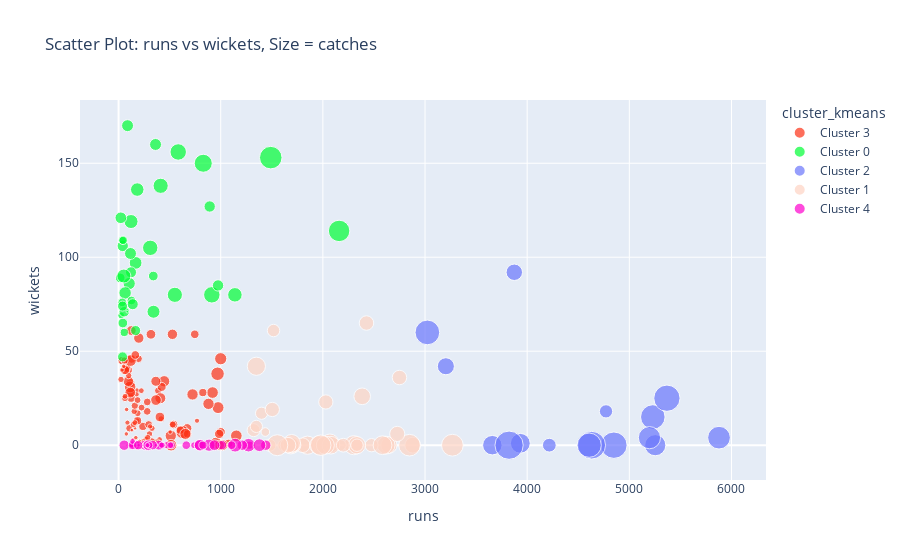

Notebook source saved alongside this figure:
### Code cell
plot_clusters('runs','wickets','cluster_kmeans','catches')

### Figure 1 — Plotly figure (JSON) as saved in the notebook; plotly's stock layout.template omitted (floating-point values rounded to 4 significant figures)
{"data": [{"customdata": [["A Ashish Reddy"], ["A Kumble"], ["A Symonds"], ["AA Jhunjhunwala"], ["AB Agarkar"], ["AD Mascarenhas"], ["AD Mathews"], ["AJ Tye"], ["AL Menaria"], ["AM Nayar"], ["AS Raut"], ["Abhishek Sharma"], ["Ankit Sharma"], ["Azhar Mahmood"], ["B Akhil"], ["B Chipli"], ["B Lee"], ["BA Stokes"], ["BCJ Cutting"], ["Bipul Sharma"], ["C Munro"], ["C de Grandhomme"], ["CJ Anderson"], ["CL White"], ["CR Brathwaite"], ["CR Woakes"], ["DB Ravi Teja"], ["DJ Hooda"], ["DJG Sammy"], ["DL Chahar"], ["DL Vettori"], ["DT Christian"], ["FY Fazal"], ["GH Vihari"], ["Gurkeerat Singh"], ["HV Patel"], ["Iqbal Abdulla"], ["J Botha"], ["JC Archer"], ["JD Ryder"], ["JDP Oram"], ["JEC Franklin"], ["JP Faulkner"], ["JR Hopes"], ["K Goel"], ["K Gowtham"], ["K Rabada"], ["KH Pandya"], ["KK Cooper"], ["KP Pietersen"], ["KV Sharma"], ["Kuldeep Yadav"], ["LMP Simmons"], ["LR Shukla"], ["LRPL Taylor"], ["M Kartik"], ["M Manhas"], ["MA Starc"], ["MC Henriques"], ["MF Maharoof"], ["MM Ali"], ["MN Samuels"], ["MP Stoinis"], ["MR Marsh"], ["MS Gony"], ["Mohammad Nabi"], ["NLTC Perera"], ["NM Coulter-Nile"], ["P Negi"], ["PC Valthaty"], ["PJ Cummins"], ["PJ Sangwan"], ["R Dhawan"], ["R McLaren"], ["R Parag"], ["R Sathish"], ["R Sharma"], ["R Tewatia"], ["RA Tripathi"], ["RE van der Merwe"], ["RJ Harris"], ["RN ten Doeschate"], ["RS Bopara"], ["S Aravind"], ["S Dube"], ["S Gopal"], ["S Sreesanth"], ["SB Styris"], ["SK Warne"], ["SM Curran"], ["SN Khan"], ["ST Jayasuriya"], ["STR Binny"], ["Shakib Al Hasan"], ["TG Southee"], ["TL Suman"], ["TM Dilshan"], ["TM Head"], ["V Shankar"], ["VR Aaron"], ["WD Parnell"], ["WPUJC Vaas"], ["Washington Sundar"], ["Y Nagar"], ["Y Venugopal Rao"]], "hovertemplate": "cluster_kmeans=Cluster 3<br>runs=%{x}<br>wickets=%{y}<br>catches=%{marker.size}<br>name=%{customdata[0]}<extra></extra>", "legendgroup": "Cluster 3", "marker": {"color": "#FD3216", "size": [9, 10, 21, 10, 5, 3, 19, 7, 5, 13, 9, 3, 4, 8, 3, 3, 10, 20, 10, 7, 4, 6, 11, 22, 5, 7, 11, 25, 9, 7, 11, 19, 6, 6, 19, 12, 14, 18, 9, 10, 8, 6, 16, 6, 9, 10, 14, 22, 12, 12, 14, 13, 10, 14, 18, 20, 20, 16, 27, 4, 4, 2, 10, 7, 6, 6, 12, 10, 15, 3, 5, 6, 6, 5, 6, 6, 12, 17, 15, 8, 20, 8, 7, 8, 3, 11, 3, 2, 16, 9, 4, 4, 19, 11, 17, 10, 20, 3, 18, 3, 5, 0, 7, 6, 13], "sizemode": "area", "sizeref": 0.295, "symbol": "circle"}, "mode": "markers", "name": "Cluster 3", "orientation": "v", "showlegend": true, "type": "scatter", "x": [280, 35, 974, 217, 179, 79, 724, 91, 401, 672, 194, 143, 87, 388, 76, 280, 124, 920, 238, 187, 177, 303, 538, 954, 181, 63, 375, 625, 295, 78, 121, 446, 183, 284, 511, 128, 88, 409, 195, 604, 106, 327, 527, 417, 218, 186, 125, 1000, 116, 1001, 317, 57, 1079, 405, 1017, 113, 514, 96, 969, 177, 309, 161, 825, 225, 99, 146, 422, 77, 365, 505, 223, 24, 153, 159, 246, 270, 66, 366, 988, 159, 117, 326, 531, 59, 169, 164, 34, 131, 198, 281, 441, 768, 880, 746, 115, 676, 1153, 205, 654, 50, 63, 81, 186, 285, 985], "xaxis": "x", "y": [18, 45, 20, 1, 29, 19, 27, 40, 3, 9, 0, 3, 12, 29, 6, 0, 25, 28, 10, 17, 0, 6, 11, 1, 13, 25, 1, 7, 11, 45, 28, 34, 0, 1, 5, 46, 40, 25, 46, 8, 9, 9, 59, 14, 0, 13, 61, 46, 33, 7, 59, 40, 1, 15, 0, 31, 0, 34, 38, 27, 10, 9, 28, 20, 37, 11, 31, 41, 34, 7, 29, 35, 18, 12, 2, 3, 40, 24, 0, 21, 45, 2, 11, 45, 4, 48, 40, 8, 57, 23, 0, 13, 22, 59, 28, 6, 5, 2, 6, 42, 26, 18, 24, 4, 6], "yaxis": "y"}, {"customdata": [["A Mishra"], ["A Nehra"], ["AB Dinda"], ["AR Patel"], ["B Kumar"], ["CH Morris"], ["DJ Bravo"], ["DS Kulkarni"], ["DW Steyn"], ["Harbhajan Singh"], ["I Sharma"], ["IK Pathan"], ["JA Morkel"], ["JD Unadkat"], ["JJ Bumrah"], ["L Balaji"], ["M Morkel"], ["MG Johnson"], ["MJ McClenaghan"], ["MM Patel"], ["MM Sharma"], ["Mohammed Shami"], ["P Kumar"], ["PP Chawla"], ["PP Ojha"], ["R Ashwin"], ["R Bhatia"], ["R Vinay Kumar"], ["RA Jadeja"], ["RP Singh"], ["Rashid Khan"], ["S Nadeem"], ["SK Trivedi"], ["SL Malinga"], ["SP Narine"], ["Sandeep Sharma"], ["UT Yadav"], ["YS Chahal"], ["Z Khan"]], "hovertemplate": "cluster_kmeans=Cluster 0<br>runs=%{x}<br>wickets=%{y}<br>catches=%{marker.size}<br>name=%{customdata[0]}<extra></extra>", "legendgroup": "Cluster 0", "marker": {"color": "#00FE35", "size": [21, 19, 7, 40, 27, 34, 75, 22, 24, 48, 16, 31, 19, 23, 9, 11, 11, 15, 1, 15, 18, 10, 14, 40, 14, 34, 25, 35, 68, 29, 18, 15, 14, 21, 19, 11, 29, 20, 21], "sizemode": "area", "sizeref": 0.295, "symbol": "circle"}, "mode": "markers", "name": "Cluster 0", "orientation": "v", "showlegend": true, "type": "scatter", "x": [362, 41, 26, 913, 183, 551, 1490, 104, 167, 829, 55, 1139, 974, 64, 40, 36, 126, 167, 85, 39, 122, 56, 340, 584, 16, 412, 342, 310, 2159, 52, 139, 39, 42, 88, 892, 44, 122, 22, 117], "xaxis": "x", "y": [160, 106, 69, 80, 136, 80, 153, 86, 97, 150, 71, 80, 85, 81, 109, 76, 77, 61, 71, 74, 92, 60, 90, 156, 89, 138, 71, 105, 114, 90, 75, 47, 65, 170, 127, 109, 119, 121, 102], "yaxis": "y"}, {"customdata": [["AB de Villiers"], ["AM Rahane"], ["AT Rayudu"], ["CH Gayle"], ["DA Warner"], ["G Gambhir"], ["KA Pollard"], ["KD Karthik"], ["MS Dhoni"], ["RG Sharma"], ["RV Uthappa"], ["S Dhawan"], ["SK Raina"], ["SR Watson"], ["V Kohli"], ["YK Pathan"]], "hovertemplate": "cluster_kmeans=Cluster 2<br>runs=%{x}<br>wickets=%{y}<br>catches=%{marker.size}<br>name=%{customdata[0]}<extra></extra>", "legendgroup": "Cluster 2", "marker": {"color": "#6A76FC", "size": [103, 58, 56, 26, 66, 28, 90, 118, 113, 89, 87, 73, 102, 40, 76, 43], "sizemode": "area", "sizeref": 0.295, "symbol": "circle"}, "mode": "markers", "name": "Cluster 2", "orientation": "v", "showlegend": true, "type": "scatter", "x": [4849, 3933, 3659, 4772, 5254, 4217, 3023, 3823, 4632, 5230, 4607, 5197, 5368, 3874, 5878, 3204], "xaxis": "x", "y": [0, 1, 0, 18, 0, 0, 60, 0, 0, 15, 0, 4, 25, 92, 4, 42], "yaxis": "y"}, {"customdata": [["AC Gilchrist"], ["AD Russell"], ["AJ Finch"], ["BB McCullum"], ["BJ Hodge"], ["DA Miller"], ["DJ Hussey"], ["DPMD Jayawardene"], ["DR Smith"], ["F du Plessis"], ["GJ Maxwell"], ["HH Pandya"], ["JC Buttler"], ["JH Kallis"], ["JP Duminy"], ["KC Sangakkara"], ["KK Nair"], ["KL Rahul"], ["KS Williamson"], ["M Vijay"], ["MA Agarwal"], ["MEK Hussey"], ["MK Pandey"], ["MK Tiwary"], ["Mandeep Singh"], ["N Rana"], ["NV Ojha"], ["PA Patel"], ["Q de Kock"], ["R Dravid"], ["RR Pant"], ["SA Yadav"], ["SC Ganguly"], ["SE Marsh"], ["SPD Smith"], ["SR Tendulkar"], ["SS Iyer"], ["SV Samson"], ["V Sehwag"], ["WP Saha"], ["Yuvraj Singh"]], "hovertemplate": "cluster_kmeans=Cluster 1<br>runs=%{x}<br>wickets=%{y}<br>catches=%{marker.size}<br>name=%{customdata[0]}<extra></extra>", "legendgroup": "Cluster 1", "marker": {"color": "#FED4C4", "size": [51, 23, 27, 37, 22, 49, 25, 32, 41, 54, 30, 49, 31, 31, 30, 45, 22, 39, 22, 47, 35, 26, 70, 46, 36, 11, 65, 69, 49, 18, 46, 48, 22, 26, 44, 23, 28, 52, 34, 62, 31], "sizemode": "area", "sizeref": 0.295, "symbol": "circle"}, "mode": "markers", "name": "Cluster 1", "orientation": "v", "showlegend": true, "type": "scatter", "x": [2069, 1517, 2005, 2880, 1400, 1850, 1322, 1802, 2385, 2302, 1505, 1349, 1714, 2427, 2029, 1687, 1480, 2647, 1619, 2619, 1690, 1977, 3268, 1695, 1659, 1437, 1554, 2848, 1959, 2174, 2079, 2024, 1349, 2477, 2333, 2334, 2200, 2584, 2728, 1979, 2750], "xaxis": "x", "y": [1, 61, 1, 0, 17, 0, 8, 0, 26, 0, 19, 42, 0, 65, 23, 0, 0, 0, 0, 0, 0, 0, 0, 1, 0, 7, 0, 0, 0, 0, 0, 0, 10, 0, 0, 0, 0, 0, 6, 0, 36], "yaxis": "y"}, {"customdata": [["AD Nath"], ["AP Tare"], ["CA Ingram"], ["CA Lynn"], ["CA Pujara"], ["CM Gautam"], ["D Padikkal"], ["DB Das"], ["DH Yagnik"], ["E Lewis"], ["EJG Morgan"], ["GC Smith"], ["GJ Bailey"], ["HH Gibbs"], ["HM Amla"], ["Ishan Kishan"], ["JM Bairstow"], ["KM Jadhav"], ["LA Pomersbach"], ["M Kaif"], ["M Rawat"], ["M Vohra"], ["MD Mishra"], ["MJ Guptill"], ["MJ Lumb"], ["ML Hayden"], ["MS Bisla"], ["MV Boucher"], ["N Pooran"], ["N Saini"], ["OA Shah"], ["P Dogra"], ["PA Reddy"], ["PK Garg"], ["PP Shaw"], ["S Anirudha"], ["S Badrinath"], ["S Sohal"], ["SA Asnodkar"], ["SM Katich"], ["SO Hetmyer"], ["SP Fleming"], ["SP Goswami"], ["SS Tiwary"], ["SW Billings"], ["Sachin Baby"], ["Shubman Gill"], ["UBT Chand"], ["VVS Laxman"], ["YV Takawale"]], "hovertemplate": "cluster_kmeans=Cluster 4<br>runs=%{x}<br>wickets=%{y}<br>catches=%{marker.size}<br>name=%{customdata[0]}<extra></extra>", "legendgroup": "Cluster 4", "marker": {"color": "#FE00CE", "size": [2, 3, 1, 10, 6, 3, 8, 7, 12, 6, 27, 7, 11, 22, 0, 16, 16, 28, 7, 15, 16, 13, 1, 7, 5, 11, 20, 14, 8, 11, 7, 4, 2, 6, 10, 11, 16, 2, 6, 2, 10, 2, 17, 24, 13, 5, 17, 8, 4, 13], "sizemode": "area", "sizeref": 0.295, "symbol": "circle"}, "mode": "markers", "name": "Cluster 4", "orientation": "v", "showlegend": true, "type": "scatter", "x": [90, 339, 205, 1280, 390, 169, 473, 304, 170, 430, 1272, 739, 663, 886, 577, 1211, 790, 1141, 302, 259, 55, 1012, 237, 270, 278, 1107, 798, 394, 521, 140, 506, 127, 164, 133, 826, 136, 1441, 368, 423, 241, 275, 196, 293, 1379, 334, 137, 939, 300, 282, 192], "xaxis": "x", "y": [0, 0, 0, 0, 0, 0, 0, 0, 0, 0, 0, 0, 0, 0, 0, 0, 0, 0, 0, 0, 0, 0, 0, 0, 0, 0, 0, 0, 0, 0, 0, 0, 0, 0, 0, 0, 0, 0, 0, 0, 0, 0, 0, 0, 0, 2, 0, 0, 0, 0], "yaxis": "y"}], "layout": {"legend": {"itemsizing": "constant", "title": {"text": "cluster_kmeans"}, "tracegroupgap": 0}, "title": {"text": "Scatter Plot: runs vs wickets, Size = catches"}, "xaxis": {"anchor": "y", "domain": [0, 1], "title": {"text": "runs"}}, "yaxis": {"anchor": "x", "domain": [0, 1], "title": {"text": "wickets"}}}}
